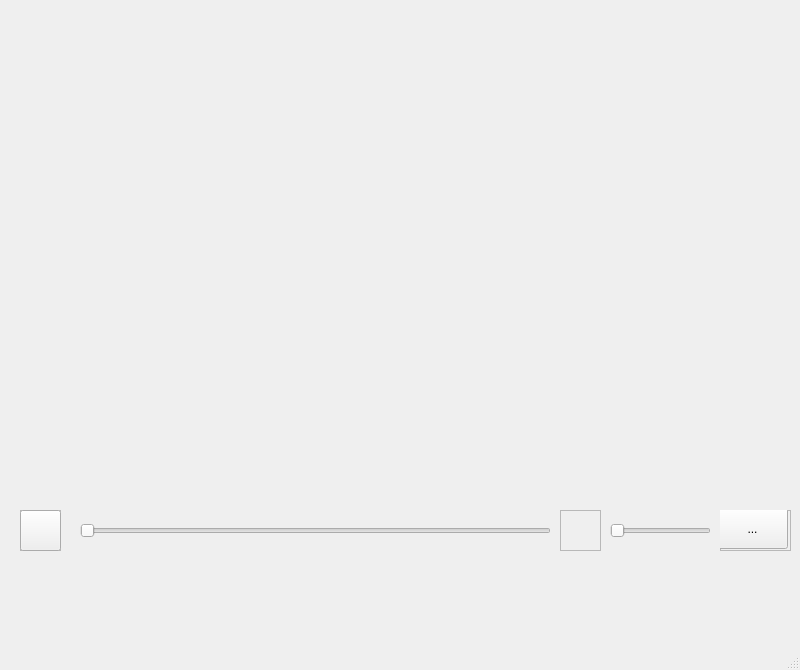
<?xml version="1.0" encoding="UTF-8"?>
<ui version="4.0">
 <class>MainWindow</class>
 <widget class="QMainWindow" name="MainWindow">
  <property name="geometry">
   <rect>
    <x>0</x>
    <y>0</y>
    <width>800</width>
    <height>670</height>
   </rect>
  </property>
  <property name="windowTitle">
   <string>MainWindow</string>
  </property>
  <widget class="QWidget" name="centralwidget">
   <widget class="QWidget" name="verticalLayoutWidget">
    <property name="geometry">
     <rect>
      <x>20</x>
      <y>10</y>
      <width>781</width>
      <height>491</height>
     </rect>
    </property>
    <layout class="QVBoxLayout" name="verticalLayout"/>
   </widget>
   <widget class="QWidget" name="verticalLayoutWidget_2">
    <property name="geometry">
     <rect>
      <x>80</x>
      <y>510</y>
      <width>471</width>
      <height>41</height>
     </rect>
    </property>
    <layout class="QVBoxLayout" name="verticalLayout_6">
     <item>
      <widget class="QSlider" name="horizontalSlider">
       <property name="orientation">
        <enum>Qt::Horizontal</enum>
       </property>
      </widget>
     </item>
    </layout>
   </widget>
   <widget class="QWidget" name="gridLayoutWidget_2">
    <property name="geometry">
     <rect>
      <x>610</x>
      <y>510</y>
      <width>101</width>
      <height>41</height>
     </rect>
    </property>
    <layout class="QGridLayout" name="gridLayout_2">
     <item row="0" column="0">
      <widget class="QSlider" name="horizontalSlider_2">
       <property name="orientation">
        <enum>Qt::Horizontal</enum>
       </property>
      </widget>
     </item>
    </layout>
   </widget>
   <widget class="QWidget" name="gridLayoutWidget_3">
    <property name="geometry">
     <rect>
      <x>720</x>
      <y>510</y>
      <width>71</width>
      <height>41</height>
     </rect>
    </property>
    <layout class="QGridLayout" name="gridLayout_3">
     <item row="0" column="0">
      <widget class="QFrame" name="frame_2">
       <property name="frameShape">
        <enum>QFrame::StyledPanel</enum>
       </property>
       <property name="frameShadow">
        <enum>QFrame::Raised</enum>
       </property>
       <widget class="QToolButton" name="toolButton">
        <property name="geometry">
         <rect>
          <x>-3</x>
          <y>-2</y>
          <width>71</width>
          <height>41</height>
         </rect>
        </property>
        <property name="text">
         <string>...</string>
        </property>
       </widget>
      </widget>
     </item>
    </layout>
   </widget>
   <widget class="QWidget" name="gridLayoutWidget">
    <property name="geometry">
     <rect>
      <x>20</x>
      <y>510</y>
      <width>41</width>
      <height>41</height>
     </rect>
    </property>
    <layout class="QGridLayout" name="gridLayout">
     <item row="0" column="0">
      <widget class="QFrame" name="frame">
       <property name="frameShape">
        <enum>QFrame::StyledPanel</enum>
       </property>
       <property name="frameShadow">
        <enum>QFrame::Raised</enum>
       </property>
       <widget class="QFrame" name="frame_4">
        <property name="geometry">
         <rect>
          <x>0</x>
          <y>0</y>
          <width>41</width>
          <height>41</height>
         </rect>
        </property>
        <property name="frameShape">
         <enum>QFrame::StyledPanel</enum>
        </property>
        <property name="frameShadow">
         <enum>QFrame::Raised</enum>
        </property>
        <widget class="QPushButton" name="pushButton">
         <property name="geometry">
          <rect>
           <x>0</x>
           <y>0</y>
           <width>41</width>
           <height>41</height>
          </rect>
         </property>
         <property name="styleSheet">
          <string notr="true">image: url(:/ico/623/bfzn_004.ico);</string>
         </property>
         <property name="text">
          <string/>
         </property>
        </widget>
       </widget>
      </widget>
     </item>
    </layout>
   </widget>
   <widget class="QWidget" name="verticalLayoutWidget_3">
    <property name="geometry">
     <rect>
      <x>560</x>
      <y>510</y>
      <width>41</width>
      <height>41</height>
     </rect>
    </property>
    <layout class="QVBoxLayout" name="verticalLayout_2">
     <item>
      <widget class="QFrame" name="frame_3">
       <property name="styleSheet">
        <string notr="true">image: url(:/new/prefix1/Play Stop Pause ico/ico/Volume Disabled.ico);</string>
       </property>
       <property name="frameShape">
        <enum>QFrame::StyledPanel</enum>
       </property>
       <property name="frameShadow">
        <enum>QFrame::Raised</enum>
       </property>
      </widget>
     </item>
    </layout>
   </widget>
  </widget>
  <widget class="QMenuBar" name="menubar">
   <property name="geometry">
    <rect>
     <x>0</x>
     <y>0</y>
     <width>800</width>
     <height>25</height>
    </rect>
   </property>
  </widget>
  <widget class="QStatusBar" name="statusbar"/>
 </widget>
 <resources/>
 <connections/>
</ui>
